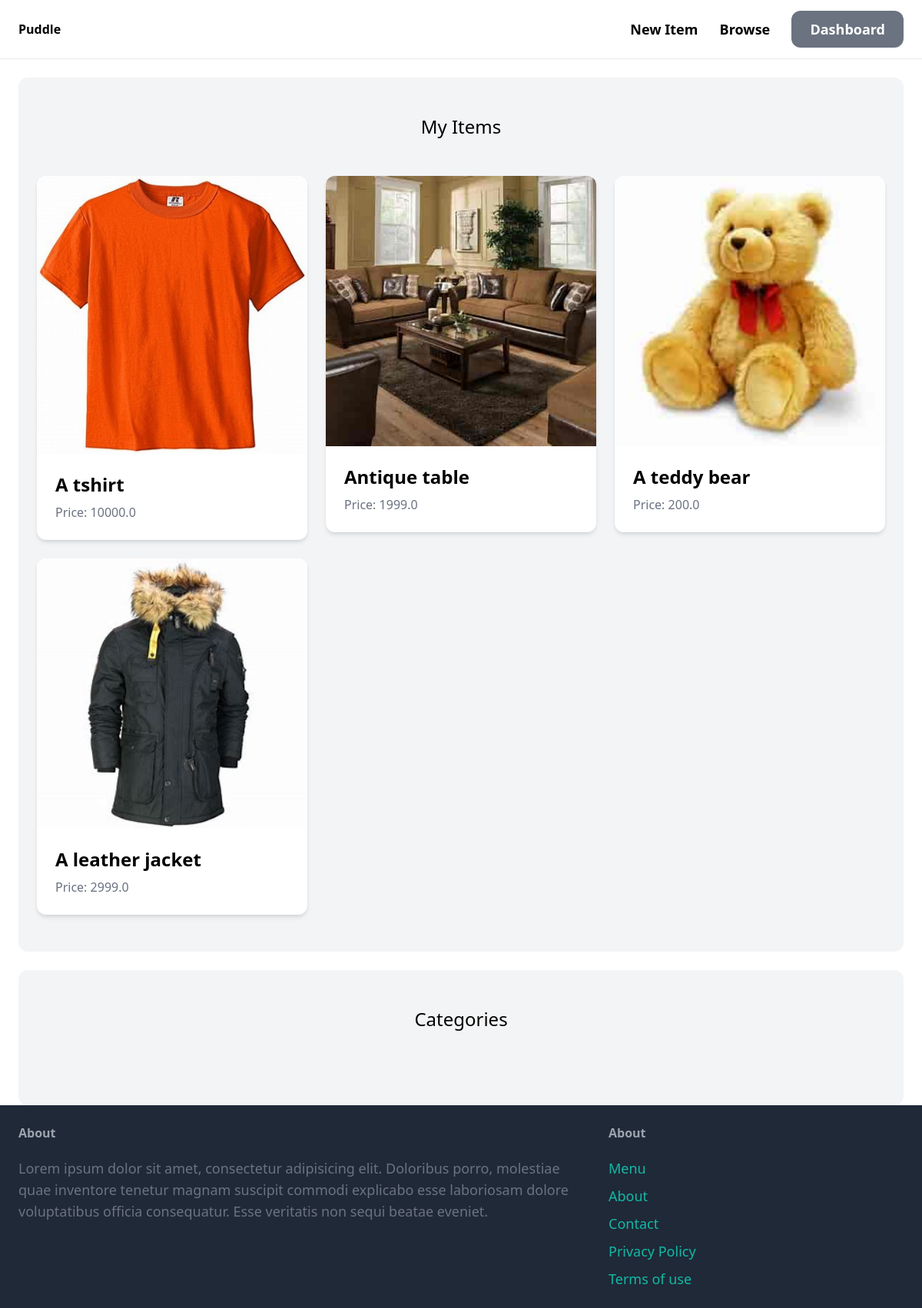
The page /dashboard/ (signed in) on the database its author committed.
### item/models.py (models this page shows, shortened)
class Item(models.Model):
    category = models.ForeignKey(Category, related_name='items', on_delete=models.CASCADE)
    name = models.CharField(max_length=255)
    slug = models.SlugField(max_length=255, unique=True, blank=True)
    description = models.TextField(blank=True, null=True)
    price = models.FloatField()
    image = models.ImageField(upload_to='items_images', blank=True, null=True)
    is_sold = models.BooleanField(default=False)
    created_by = models.ForeignKey(User, related_name='items', on_delete=models.CASCADE)
    created_at = models.DateTimeField(auto_now_add=True)

### dashboard/views.py (the view)
# urls.py: path('',views.index ,name='index'),
@login_required
def index(request):
    items=Item.objects.filter(created_by=request.user)
    return render(request,'dashboard/index.html',{
        'items':items
    })

### dashboard/templates/dashboard/index.html (shortened to what this page needs)
{% extends 'core/base.html' %}
{% block content %}
<div class="mt-6 px-6 py-12 bg-gray-100 rounded-xl">
    <h2 class="mb-12 text-2xl text-center">My Items</h2>
    <div class="grid grid-cols-1 sm:grid-cols-2 md:grid-cols-3 gap-6">
        {% for item in items %}
        <div>
            <a href="{% url 'item:detail' slug=item.slug %}">
                <div class="bg-white shadow-md rounded-xl overflow-hidden">
                    <div class="aspect-w-16 aspect-h-9">
                        <img src="{{ item.image.url }}" alt="{{ item.name }}" class="w-full h-full object-cover">
                    </div>
                    <div class="p-6">
                        <h2 class="text-2xl font-semibold">{{ item.name }}</h2>
                        <p class="text-gray-500 mt-2">Price: {{ item.price }}</p>
                    </div>
                </div>
          </a>
        </div>
        {% endfor %}
    </div>
</div>
<div class="mt-6 px-6 py-12 bg-gray-100 rounded-xl">
    <h2 class="mb-12 text-2xl text-center">Categories</h2>
</div>
{% endblock %}

### rows shown on the page
Item: image (picture), name "A tshirt", price "10000.0"
Item: image (picture), name "Antique table", price "1999.0"
Item: image (picture), name "A teddy bear", price "200.0"
Item: image (picture), name "A leather jacket", price "2999.0"
